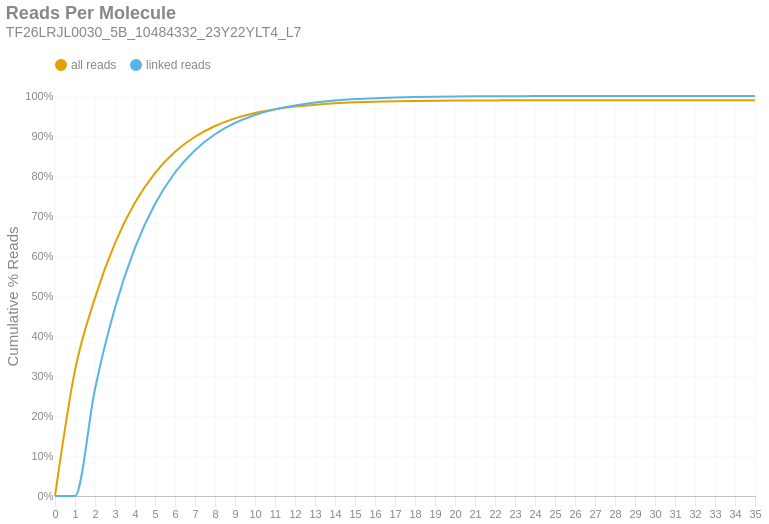

The notebook cell this image was saved under:
### Markdown cell above
### Reads per Molecule
This chart shows the cumulative distribution of the number of reads per linked molecule. That is, how many alignments are associated with a unique molecule. This excludes the number of reads associated with invalid or absent linked-read barcodes. The `linked` histogram is the percentages recalculated when disregarding singletons.

### Code cell
if SKIPLR:
    print_html(f"Skipped")
else:
    counts = np.bincount(valids['reads'].cast(pl.Int64).to_numpy())
    weighted = counts * np.arange(len(counts))
    all_perc = weighted / n_reads
    linked_perc = weighted / n_linked_reads
    linked_perc[1] = 0
    binned_df = pl.DataFrame({
        'readsper': list(range(len(counts))),
        'all reads (cumsum)': np.cumsum(all_perc).tolist(),
        'linked reads (cumsum)': np.cumsum(linked_perc).tolist(),
    })

    with SafeRender(binned_df):
        (
            density_plot(binned_df, 'Reads Per Molecule', samplename, 'readspmol')
            .encode(
                x=alt.X('readsper:O', title=None).axis(labelAngle=0).scale(padding=0),
                y=alt.Y('value:Q', title='Cumulative % Reads').axis(format='%').stack(False),
                color=alt.Color("key:N").scale(domain=["all reads", "linked reads"]),
                tooltip=[
                    alt.Tooltip("key:N", title="Data Type"),
                    alt.Tooltip("readsper:O", title="Reads Per Molecule"),
                    alt.Tooltip("value:Q", format=".2%", title="% Reads (Cum.)")
                ]            
            )
        ).display()

### Figure 1 — Vega-Lite specification as saved in the notebook (floating-point values rounded to 4 significant figures)
{"width": "container", "height": 400, "config": {"title": {"anchor": "start", "dy": -15, "fontSize": 18, "color": "#888888", "subtitleColor": "#888888", "subtitleFontSize": 14}, "arc": {"fill": "#0072B2"}, "axis": {"domainColor": "#888888", "domainWidth": 0.5, "gridWidth": 0.2, "grid": false, "titleFontWeight": 400, "titleFontSize": 15, "labelFontSize": 11, "labelColor": "#888888", "tickColor": "#888888", "tickWidth": 0.2, "titleColor": "#888888"}, "axisBand": {"grid": false}, "axisX": {"grid": true, "tickSize": 10, "domainCap": "round"}, "axisY": {"domain": false, "grid": true, "tickSize": 0, "domainCap": "round"}, "background": "transparent", "header": {"labelFontSize": 15, "labelColor": "#888888", "titleFontSize": 15, "titleFontWeight": 600, "titleColor": "#888888"}, "legend": {"labelFont": "sans-serif", "labelFontSize": 12, "labelColor": "#888888", "symbolSize": 100, "symbolType": "circle", "titleFontSize": 12, "titlePadding": 10, "titleColor": "#888888", "title": null, "orient": "top"}, "range": {"category": ["#E69F00", "#56B4E9", "#009E73", "#F0E442", "#0072B2", "#D55E00", "#CC79A7", "#000000"], "diverging": ["#cfe8f3", "#a2d4ec", "#73bfe2", "#46abdb", "#1696d2", "#12719e"]}, "area": {"fill": "#0072B2", "fillOpacity": 0.7, "line": true, "strokeOpacity": 0.7}, "line": {"color": "#0072B2", "stroke": "#0072B2", "strokeWidth": 2}, "trail": {"color": "#0072B2", "stroke": "#0072B2", "strokeWidth": 0, "size": 1}, "point": {"filled": true, "fillOpacity": 1.0, "size": 95}, "text": {"color": "#888888", "fontSize": 11, "align": "right", "fontWeight": 400, "size": 11}, "bar": {"fill": "#0072B2", "stroke": null}, "view": {"stroke": null, "continuousWidth": 660, "continuousHeight": 400}}, "data": {"name": "data-d932081cd4bd0cb7a4df7cf7faf8c87c"}, "mark": {"type": "line", "interpolate": "monotone", "point": {"opacity": 0, "size": 275}}, "encoding": {"color": {"field": "key", "scale": {"domain": ["all reads", "linked reads"]}, "type": "nominal"}, "tooltip": [{"field": "key", "title": "Data Type", "type": "nominal"}, {"field": "readsper", "title": "Reads Per Molecule", "type": "ordinal"}, {"field": "value", "format": ".2%", "title": "% Reads (Cum.)", "type": "quantitative"}], "x": {"axis": {"labelAngle": 0}, "field": "readsper", "scale": {"padding": 0}, "title": null, "type": "ordinal"}, "y": {"axis": {"format": "%"}, "field": "value", "stack": false, "title": "Cumulative % Reads", "type": "quantitative"}}, "params": [{"name": "param_c36ac31b6afebe62", "select": {"type": "point", "fields": ["key"]}, "bind": "legend"}], "title": {"text": "Reads Per Molecule", "subtitle": "TF26LRJL0030_5B_10484332_23Y22YLT4_L7"}, "transform": [{"fold": ["all reads (cumsum)", "linked reads (cumsum)"]}, {"calculate": "replace(datum.key, ' (cumsum)', '')", "as": "key"}, {"filter": {"param": "param_c36ac31b6afebe62"}}], "usermeta": {"embedOptions": {"downloadFileName": "TF26LRJL0030_5B_10484332_23Y22YLT4_L7.readspmol"}}, "$schema": "https://vega.github.io/schema/vega-lite/v6.4.1.json", "datasets": {"data-d932081cd4bd0cb7a4df7cf7faf8c87c": [{"readsper": 0, "all reads (cumsum)": 0.0, "linked reads (cumsum)": 0.0}, {"readsper": 1, "all reads (cumsum)": 0.3146, "linked reads (cumsum)": 0.0}, {"readsper": 2, "all reads (cumsum)": 0.4952, "linked reads (cumsum)": 0.2677}, {"readsper": 3, "all reads (cumsum)": 0.632, "linked reads (cumsum)": 0.4704}, {"readsper": 4, "all reads (cumsum)": 0.7335, "linked reads (cumsum)": 0.6208}, {"readsper": 5, "all reads (cumsum)": 0.8072, "linked reads (cumsum)": 0.7299}, {"readsper": 6, "all reads (cumsum)": 0.8603, "linked reads (cumsum)": 0.8087}, {"readsper": 7, "all reads (cumsum)": 0.8981, "linked reads (cumsum)": 0.8646}, {"readsper": 8, "all reads (cumsum)": 0.9249, "linked reads (cumsum)": 0.9044}, {"readsper": 9, "all reads (cumsum)": 0.944, "linked reads (cumsum)": 0.9326}, {"readsper": 10, "all reads (cumsum)": 0.9574, "linked reads (cumsum)": 0.9526}, {"readsper": 11, "all reads (cumsum)": 0.9668, "linked reads (cumsum)": 0.9665}, {"readsper": 12, "all reads (cumsum)": 0.9735, "linked reads (cumsum)": 0.9764}, {"readsper": 13, "all reads (cumsum)": 0.9784, "linked reads (cumsum)": 0.9836}, {"readsper": 14, "all reads (cumsum)": 0.9818, "linked reads (cumsum)": 0.9887}, {"readsper": 15, "all reads (cumsum)": 0.9842, "linked reads (cumsum)": 0.9923}, {"readsper": 16, "all reads (cumsum)": 0.9858, "linked reads (cumsum)": 0.9947}, {"readsper": 17, "all reads (cumsum)": 0.987, "linked reads (cumsum)": 0.9964}, {"readsper": 18, "all reads (cumsum)": 0.9877, "linked reads (cumsum)": 0.9975}, {"readsper": 19, "all reads (cumsum)": 0.9883, "linked reads (cumsum)": 0.9982}, {"readsper": 20, "all reads (cumsum)": 0.9886, "linked reads (cumsum)": 0.9988}, {"readsper": 21, "all reads (cumsum)": 0.9889, "linked reads (cumsum)": 0.9991}, {"readsper": 22, "all reads (cumsum)": 0.989, "linked reads (cumsum)": 0.9994}, {"readsper": 23, "all reads (cumsum)": 0.9891, "linked reads (cumsum)": 0.9996}, {"readsper": 24, "all reads (cumsum)": 0.9892, "linked reads (cumsum)": 0.9997}, {"readsper": 25, "all reads (cumsum)": 0.9893, "linked reads (cumsum)": 0.9998}, {"readsper": 26, "all reads (cumsum)": 0.9894, "linked reads (cumsum)": 0.9999}, {"readsper": 27, "all reads (cumsum)": 0.9894, "linked reads (cumsum)": 0.9999}, {"readsper": 28, "all reads (cumsum)": 0.9894, "linked reads (cumsum)": 0.9999}, {"readsper": 29, "all reads (cumsum)": 0.9894, "linked reads (cumsum)": 0.9999}, {"readsper": 30, "all reads (cumsum)": 0.9894, "linked reads (cumsum)": 0.9999}, {"readsper": 31, "all reads (cumsum)": 0.9894, "linked reads (cumsum)": 1.0}, {"readsper": 32, "all reads (cumsum)": 0.9894, "linked reads (cumsum)": 1.0}, {"readsper": 33, "all reads (cumsum)": 0.9894, "linked reads (cumsum)": 1.0}, {"readsper": 34, "all reads (cumsum)": 0.9894, "linked reads (cumsum)": 1.0}, {"readsper": 35, "all reads (cumsum)": 0.9894, "linked reads (cumsum)": 1.0}]}}
